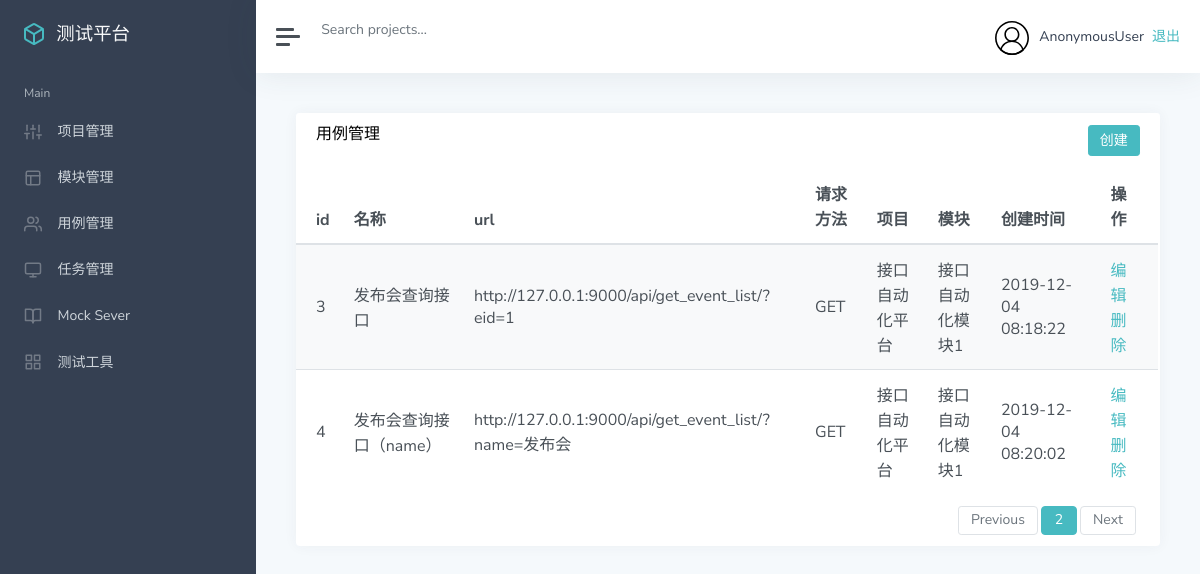
Screenshot of /case/list_case/?page=2 with the database file from the repository.
### app_case/models.py (models this page shows, shortened)
class TestCase(models.Model):
    module = models.ForeignKey(Module, on_delete=models.CASCADE)
    name = models.CharField("名称", max_length=50, null=False)
    url = models.TextField("URL",null=False)
    method = models.IntegerField("请求方法", null=False)
    header = models.TextField("请求头", null=False)
    parameter_type = models.IntegerField("参数类型", null=False)
    parameter_body = models.TextField("参数内容", null=False)
    result = models.TextField("结果", null=False)
    assert_type = models.IntegerField("断言类型", null=False)
    assert_text = models.TextField("结果", null=False)
    update_time = models.DateTimeField("更新时间", auto_now=True)
    create_time = models.DateTimeField("创建时间", auto_now_add=True)

### app_manage/models.py (models this page shows)
class Module(models.Model):
    project = models.ForeignKey(Project, on_delete=models.CASCADE)
    name = models.CharField("名称", max_length=100, null=False, default='')
    describe = models.TextField("描述", default="")
    update_time = models.DateTimeField("更新时间", auto_now=True)
    create_time = models.DateTimeField("创建时间", auto_now_add=True)
    def __str__(self):
        return self.name

class Project(models.Model):
    name = models.CharField("名称", max_length=100, null=False, default='')
    describe = models.TextField("描述", default="")
    status = models.BooleanField("状态", default=True)
    update_time = models.DateTimeField("更新时间", auto_now=True)
    create_time = models.DateTimeField("创建时间", auto_now_add=True)
    def __str__(self):
        return self.name

### app_case/views.py (the view)
# urls.py: path('list_case/', views.list_case),
def list_case(request):
    case_projects = TestCase.objects.all()
    p = Paginator(case_projects, 2)
    page = request.GET.get('page')
    print('page-------------------->',page)
    if page == '':
        page = 1
    try:
        case_projects = p.page(page)
    except PageNotAnInteger:
        case_projects = p.page(1)
    except EmptyPage:
        case_projects = p.page(p.num_pages)
    return render(request,'case/list.html',{
        'case_projects':case_projects
    })

### templates/case/list.html (shortened to what this page needs)
{% extends "manage.html" %}
{% block manage %}
<div class="card flex-fill">
    <div class="card-header">
        <h5 class="card-title mb-0" style="float:left">用例管理</h5>
        <button onclick="add()" type="button" class="btn btn-primary" style="float:right">创建</button>
    </div>
    <div id="datatables-dashboard-traffic_wrapper" class="dataTables_wrapper dt-bootstrap4 no-footer">
        <div class="row">
            <div class="col-sm-12">
                <table id="datatables-dashboard-traffic" class="table table-striped my-0 dataTable no-footer"
                    role="grid" aria-describedby="datatables-dashboard-traffic_info">
                    <thead>
                        <tr role="row">
                            <th>id</th>
                            <th>名称</th>
                            <th>url</th>
                            <th>请求方法</th>
                            <th>项目</th>
                            <th>模块</th>
                            <th>创建时间</th>
                            <th>操作</th>
                        </tr>
                    </thead>
                    <tbody>
                        {% for c in case_projects %}
                        <tr role="row" class="odd">
                            <td>{{ c.id }}</td>
                            <td>{{ c.name }}</td>
                            <td>{{ c.url }}</td>
                            {% if c.method == 1 %}
                                <td>GET</td>
                            {% endif %}
                            <td>{{ c.module.project }}</td>
                            <td>{{ c.module }}</td>
                            <td>{{ c.create_time | date:"Y-m-d H:i:s"}}</td>
                            <td>
                                <a href="/case/edit_case/{{c.id}}/">编辑</a>
                                <a style="color:#47bac1" onclick="case_delete({{ c.id }})">删除</a>
                            </td>
                        </tr>
                        {% endfor %}
                    </tbody>
                </table>
            </div>
        </div>
        <div class="row">
            <div class="col-sm-12 col-md-5">
                <div class="dataTables_info" id="datatables-dashboard-traffic_info" role="status" aria-live="polite">
                </div>
            </div>
            <div class="col-sm-12 col-md-7">
                <div class="dataTables_paginate paging_simple_numbers" id="datatables-dashboard-traffic_paginate">
                    <ul class="pagination">
                        <li class="paginate_button page-item previous"
                            id="datatables-dashboard-traffic_previous">
                            {% if case_projects.has_previous %}
                            <a href="?page={{ case_projects.previous_page_number }}" aria-controls="datatables-dashboard-traffic" data-dt-idx="0" tabindex="0"
                                class="page-link">Previous</a>
                            {% endif %}
                        </li>
                        <li class="paginate_button page-item active">
                            <a href="#" aria-controls="datatables-dashboard-traffic" data-dt-idx="1" tabindex="0"
                                class="page-link">{{ case_projects.number }}</a>
                        </li>
                        <li class="paginate_button page-item next" id="datatables-dashboard-traffic_next">
                            {% if case_projects.has_next %}
                            <a href="?page={{ case_projects.next_page_number }}" aria-controls="datatables-dashboard-traffic" data-dt-idx="2" tabindex="0"
                                class="page-link">Next</a>
                            {% endif %}
                        </li>
                    </ul>
                </div>
            </div>
        </div>
    </div>
</div>
{% endblock %}

### rows the page displays
TestCase: id "3", name "发布会查询接口", url "http://127.0.0.1:9000/api/get_event_list/?eid=1", method "GET", module.project "接口自动化平台", module "接口自动化模块1", create_time "2019-12-04 08:18:22"
TestCase: id "4", name "发布会查询接口（name）", url "http://127.0.0.1:9000/api/get_event_list/?name=发布会", method "GET", module.project "接口自动化平台", module "接口自动化模块1", create_time "2019-12-04 08:20:02"

### other values shown
{{ user }} "AnonymousUser"
{{ case_projects.number }} "2"
